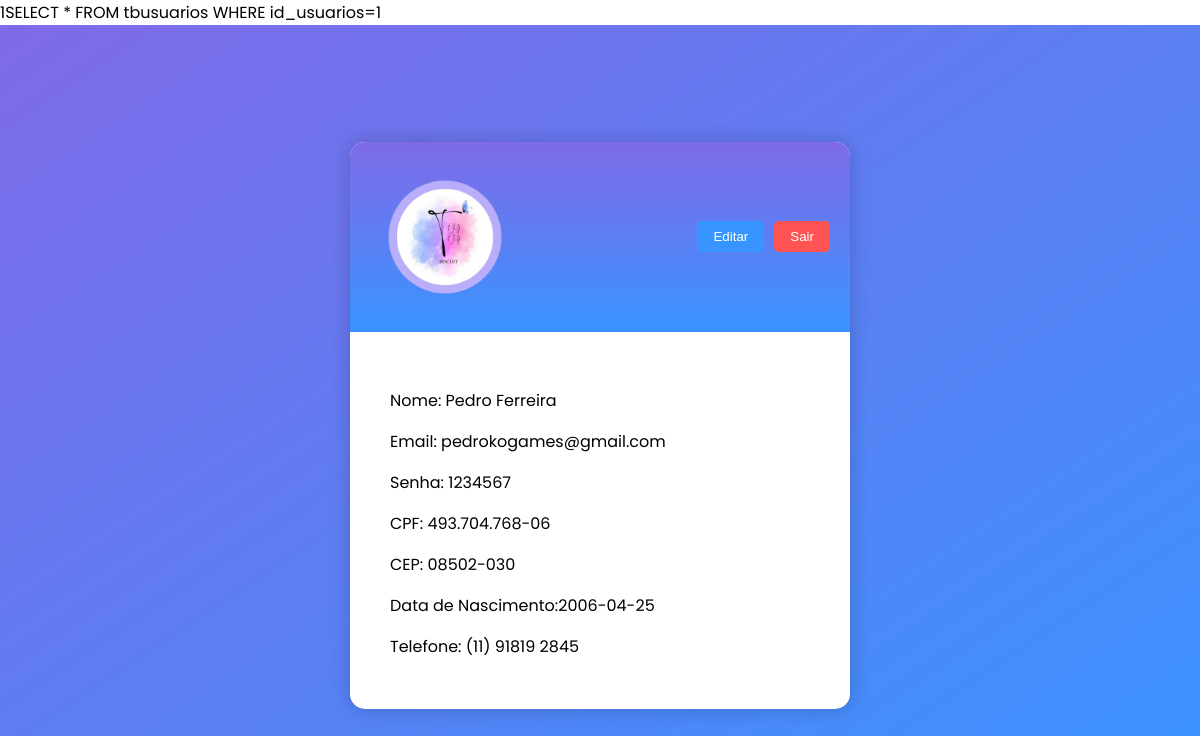
Screenshot of /perfil.php (signed in) with the database file from the repository.
### tables this page shows
CREATE TABLE IF NOT EXISTS `tbusuarios` (
  `id_usuarios` int NOT NULL AUTO_INCREMENT,
  `nome` varchar(50) NOT NULL,
  `email` varchar(80) NOT NULL,
  `senha` varchar(7) NOT NULL,
  `cpf` varchar(14) NOT NULL,
  `cep` varchar(10) NOT NULL,
  `data_nasc` date NOT NULL,
  `telefone` varchar(15) NOT NULL,
  `nivel` varchar(10) NOT NULL,
  PRIMARY KEY (`id_usuarios`)
);

### perfil.php (the view, shortened to what this page needs)
<?php
    include_once('config.php');
    $id_usuarios= $_SESSION['id_usu'];
    echo
    $sqlSelect = "SELECT * FROM tbusuarios WHERE id_usuarios=$id_usuarios";
    $result = $conexao->query($sqlSelect);
    while($user_data = mysqli_fetch_array($result))
        {
            $nome = $_SESSION['nome'];
            $email = $user_data['email'];
            $senha = $user_data['senha'];
            $cpf = $user_data['cpf'];
            $cep = $user_data['cep'];
            $data_nasc = $user_data['data_nasc'];
            $telefone = $user_data['telefone'];
          }
?>
<!DOCTYPE html>
<html lang="pt-br">
<head>
  <link rel="stylesheet" href="assets/css/perfil.css">
  <link rel="stylesheet" href="https://cdn.jsdelivr.net/npm/bootstrap-icons@1.10.4/font/bootstrap-icons.css">
</head>
<body>
  <div class="background">
    <div class="container">
      <div class="profile-container">
        <div class="profile-header">
          <img src="assets/img/logo.png" alt="Avatar do usuário">
          <div class="buttons">
            <button class="edit-button">Editar</button>
            <button class="logout-button">
              <a href="fechar_sessao.php">Sair</a>
            </button>
          </div>
        </div>
        <div class="user-info">
          <div class="highlight-background">
          <?php
            if ($_SESSION['log']=='ativo'){
            echo" <p>Nome: $nome </p> ";
            echo"  <p>Email: $email </p> ";
            echo"  <p>Senha: $senha</p> ";
            echo"  <p>CPF:  $cpf</p> ";
            echo"  <p>CEP: $cep</p> ";
            echo"  <p>Data de Nascimento:$data_nasc</p> ";
            echo"  <p>Telefone: $telefone</p> ";
            }
            ?>
          </div>
        </div>
      </div>
    </div>
  </div>
</body>
</html>

### assets/css/perfil.css (style rules this page uses)
body { margin: 0; padding: 0; font-family: 'Poppins', sans-serif; }
.background { background: linear-gradient(to bottom right, #7f6ae8, #3894ff); width: 100%; height: 100vh; display: flex; justify-content: center; align-items: center; }
.container { background: #fff; border-radius: 15px; overflow: hidden; box-shadow: 0 0 20px rgba(0, 0, 0, 0.2); }
.profile-container { width: 500px; }
.profile-header { display: flex; align-items: center; justify-content: space-between; padding: 20px; background: linear-gradient(to bottom, #7f6ae8, #3894ff); }
.profile-header img { width: 150px; height: 150px; border-radius: 50%; }
.buttons { display: flex; gap: 10px; }
.edit-button { background-color: #3894ff; color: white; border: none; text-decoration: none; border-radius: 5px; padding: 8px 16px; cursor: pointer; }
.logout-button { background-color: #ff5454; color: white; border: none; text-decoration: none; border-radius: 5px; padding: 8px 16px; cursor: pointer; }
.logout-button a { color: white; text-decoration: none; }
.user-info { padding: 20px; }
.highlight-background { position: relative; padding: 20px; border-radius: 10px; overflow: hidden; }
.highlight-background p { margin-bottom: 10px; }
.highlight-background::before { content: ''; position: absolute; top: 0; left: 0; width: 100%; height: 100%; border-radius: 10px; background: linear-gradient(to bottom right, #7f6ae8, #3894ff); z-index: -1; }
.highlight-background::after { content: ''; position: absolute; top: 5px; left: 5px; width: calc(100% - 10px); height: calc(100% - 10px); border-radius: 5px; background: linear-gradient(to bottom right, #7f6ae8, #3894ff); z-index: -2; }

### rows the page displays
tbusuarios: email "pedrokogames@gmail.com", senha "1234567", cpf "493.704.768-06", cep "08502-030", data_nasc "2006-04-25", telefone "(11) 91819 2845"

### other values shown
$sqlSelect = "SELECT * FROM tbusuarios WHERE id_usuarios=$id_usuarios" "SELECT * FROM tbusuarios WHERE id_usuarios=1"
$nome "Pedro Ferreira"
